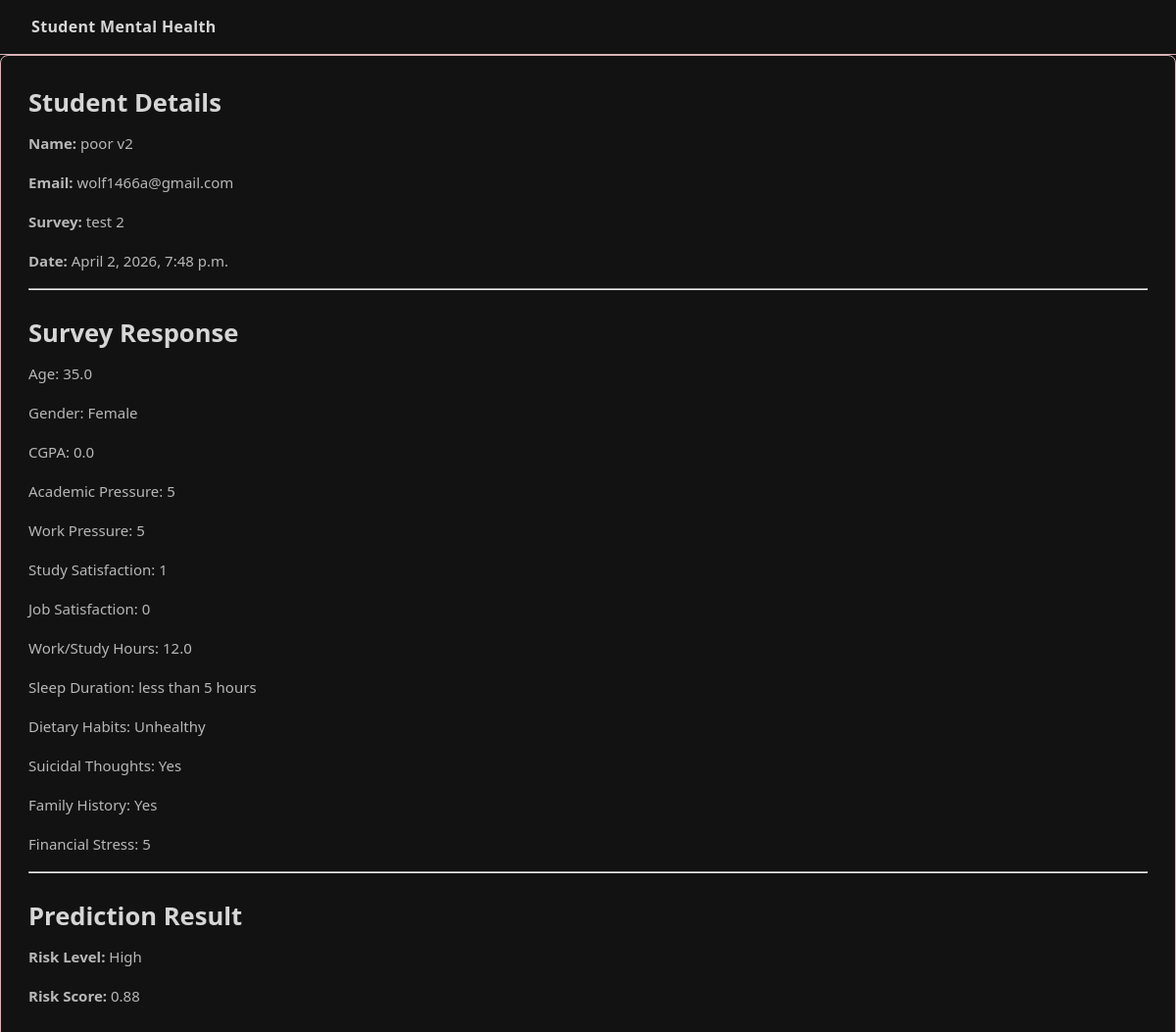
The app's page /student/12/ with its own data.
### core/models.py (models this page shows, shortened)
class SurveyResponse(models.Model):
    SLEEP_CHOICES = [
        ("less than 5 hours", "Less than 5 hours"),
        ("5-6 hours",         "5-6 hours"),
        ("7-8 hours",         "7-8 hours"),
        ("more than 8 hours", "More than 8 hours"),
        ("others",            "Others"),
    ]
    DIETARY_CHOICES = [
        ("Healthy",   "Healthy"),
        ("Moderate",  "Moderate"),
        ("Unhealthy", "Unhealthy"),
        ("Others",    "Others"),
    ]
    survey  = models.ForeignKey(Survey, on_delete=models.CASCADE)
    student = models.ForeignKey(Student, on_delete=models.CASCADE)
    age                = models.FloatField()
    gender             = models.CharField(max_length=10)
    cgpa               = models.FloatField()
    academic_pressure  = models.IntegerField()
    work_pressure      = models.IntegerField(default=0)
    study_satisfaction = models.IntegerField()
    job_satisfaction   = models.IntegerField(default=0)
    work_study_hours   = models.FloatField()
    sleep_duration     = models.CharField(max_length=50, choices=SLEEP_CHOICES)
    dietary_habits     = models.CharField(max_length=50, choices=DIETARY_CHOICES)
    suicidal_thoughts  = models.CharField(max_length=10)
    family_history     = models.CharField(max_length=10)
    financial_stress   = models.CharField(max_length=10)
    created_at = models.DateTimeField(auto_now_add=True)

class Student(models.Model):
    name  = models.CharField(max_length=100)
    email = models.EmailField()

class Survey(models.Model):
    id          = models.CharField(max_length=5, primary_key=True)
    title       = models.CharField(max_length=200)
    description = models.TextField(blank=True)
    is_active   = models.BooleanField(default=True)
    created_at  = models.DateTimeField(auto_now_add=True)
    closed_at   = models.DateTimeField(null=True, blank=True)

class PredictionResult(models.Model):
    RISK_CHOICES = [
        ("Low",      "Low"),
        ("Moderate", "Moderate"),
        ("High",     "High"),
    ]
    response   = models.OneToOneField(SurveyResponse, on_delete=models.CASCADE)
    risk_score = models.FloatField()
    prediction = models.IntegerField()
    risk_level = models.CharField(max_length=10, choices=RISK_CHOICES)
    created_at = models.DateTimeField(auto_now_add=True)

### core/views.py (the view)
# urls.py: path("student/<int:id>/", views.student_detail, name="student_detail"),
def student_detail(request, id):
    response = SurveyResponse.objects.select_related(
        "student", "survey", "predictionresult"
    ).get(id=id)
    prediction = getattr(response, "predictionresult", None)
    return render(request, "student_detail.html", {
        "response": response,
        "prediction": prediction,
    })

### core/templates/student_detail.html (shortened to what this page needs)
{% extends "base.html" %}
{% block content %}
<div class="card">
    <h1>Student Details</h1>
    <p><strong>Name:</strong> {{ response.student.name }}</p>
    <p><strong>Email:</strong> {{ response.student.email }}</p>
    <p><strong>Survey:</strong> {{ response.survey.title }}</p>
    <p><strong>Date:</strong> {{ response.created_at }}</p>
    <hr>
    <br>
    <h1>Survey Response</h1>
    <p>Age: {{ response.age }}</p>
    <p>Gender: {{ response.gender }}</p>
    <p>CGPA: {{ response.cgpa }}</p>
    <p>Academic Pressure: {{ response.academic_pressure }}</p>
    <p>Work Pressure: {{ response.work_pressure }}</p>
    <p>Study Satisfaction: {{ response.study_satisfaction }}</p>
    <p>Job Satisfaction: {{ response.job_satisfaction }}</p>
    <p>Work/Study Hours: {{ response.work_study_hours }}</p>
    <p>Sleep Duration: {{ response.sleep_duration }}</p>
    <p>Dietary Habits: {{ response.dietary_habits }}</p>
    <p>Suicidal Thoughts: {{ response.suicidal_thoughts }}</p>
    <p>Family History: {{ response.family_history }}</p>
    <p>Financial Stress: {{ response.financial_stress }}</p>
    <hr>
    <br>
    <h1>Prediction Result</h1>
    {% if prediction %}
        <p>
            <strong>Risk Level:</strong>
            <span class="
                {% if prediction.risk_level == 'High' %}high
                {% elif prediction.risk_level == 'Moderate' %}moderate
                {% else %}low
                {% endif %}
            ">
                {{ prediction.risk_level }}
            </span>
        </p>
        <p><strong>Risk Score:</strong> {{ prediction.risk_score }}</p>
    {% else %}
        <p>No prediction available.</p>
    {% endif %}
</div>
{% endblock %}

### core/templates/base.html (style rules this page uses)
*, *::before, *::after { box-sizing: border-box; margin: 0; padding: 0; }
:root { --bg: #121212; --surface: #121212; --card: #121212; --border: #D8B2B6; --accent: #f4a261; --accent2: #f4a261; --positive: #8FA36D; --neutral: #eee239; --negative: #e63946; --text: #d6d6d6; --muted: #b9b7b7; ; --radius: 8px; }
body { font-family: "Segoe UI", system-ui, sans-serif; background: var(--bg); color: var(--text); min-height: 100vh; font-size: 15px; line-height: 1.6; }
.card { background: var(--surface); border: 1px solid var(--border); border-radius: var(--radius); padding: 1.75rem; margin-bottom: 1.25rem; }
h1 { font-size: 1.6rem; font-weight: 600; margin-bottom: 0.5rem; }
p { color: var(--muted); margin-bottom: 1rem; }

### records on screen
SurveyResponse: student.name "poor v2", student.email "wolf1466a@gmail.com", survey "test 2", created_at "April 2, 2026, 7:48 p.m.", age "35.0", gender "Female", cgpa "0.0", academic_pressure "5", work_pressure "5", study_satisfaction "1", job_satisfaction "0", work_study_hours "12.0", sleep_duration "less than 5 hours", dietary_habits "Unhealthy", suicidal_thoughts "Yes", family_history "Yes", financial_stress "5"
PredictionResult: risk_level "High", risk_score "0.88"
